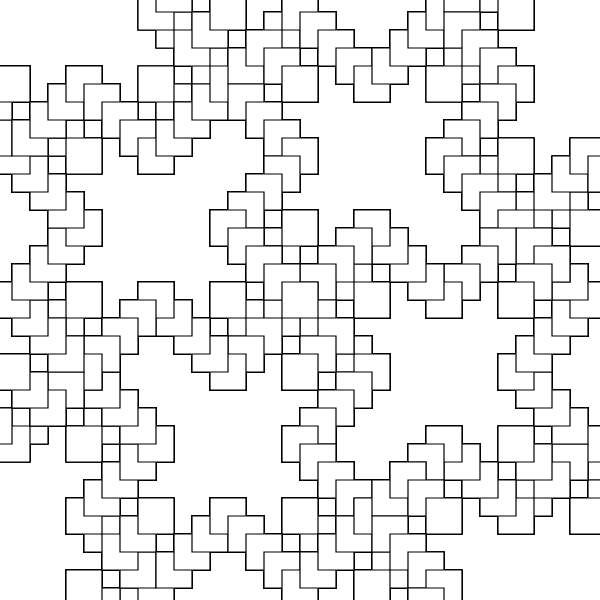
Frame 1 (no input)
Frame 60 (no input): identical to frame 1, image omitted
Frame 120 (the mouse pressed at the canvas centre since frame 60): identical to frame 1, image omitted

The p5.js sketch that drew this single still picture (run headless with seeded random() and noise() and a simulated clock; from frame 60 on, the mouse is pressed at the canvas centre):

// p5.js sketch
// ── sketch.js
//I made a rectangle! Called R with translate length en rect as length*2 (line 55)

let premise = 'R';
  let rules = {
    R: '[RR+RR]+RRRR+RRRR-RRRR',
  }
let bigRule;


let length = 60;
let angle = 90;

function setup() {
  createCanvas(600, 600);
  angleMode(DEGREES);
  bigRule = resolveRules(premise, rules, 2);
  print(bigRule);
  
}

function draw() {
  background('white');
  stroke('black');
  strokeWeight(4);
  translate(width / 2, height / 2);
  rotate(-90);
  scale(0.3);

  drawShape(bigRule);
   // angle += 1;
  // length += 0.1;
}

function resolveRules(startRule, rules, depth) {
  let endRule = '';
  for (let currentLetter of startRule) {
    if (currentLetter in rules) {
      endRule += rules[currentLetter];
    } else {
      endRule += currentLetter;
    }
  }
  if (depth >= 1) {
    endRule = resolveRules(endRule, rules, depth - 1);
  }
  return endRule;
}


function drawShape(rule)  {
  for (let c of rule) {
    if (c === 'F') {
      line(0, 0, length, 0);
      translate(length, 0);
    } else if (c === 'R') {
      rect(0, 0, length*2, length*2);
      translate(length, length);
    } else if (c === 'D') {
      line(0, 0, length * 4, 0);
      translate(length, 0);
    } else if (c === 'f') {
      translate(0, length, 0);
    } else if (c === '+') {
      rotate(angle);
    } else if (c === '-') {
      rotate(-angle);
    } else if (c === '[') {
      push();
    } else if (c === ']') {
      pop();
    } else if (c === '>') {
      scale(1.2);
    } else if (c === '<') {
      scale(0.8);
   
    }
  }
}
